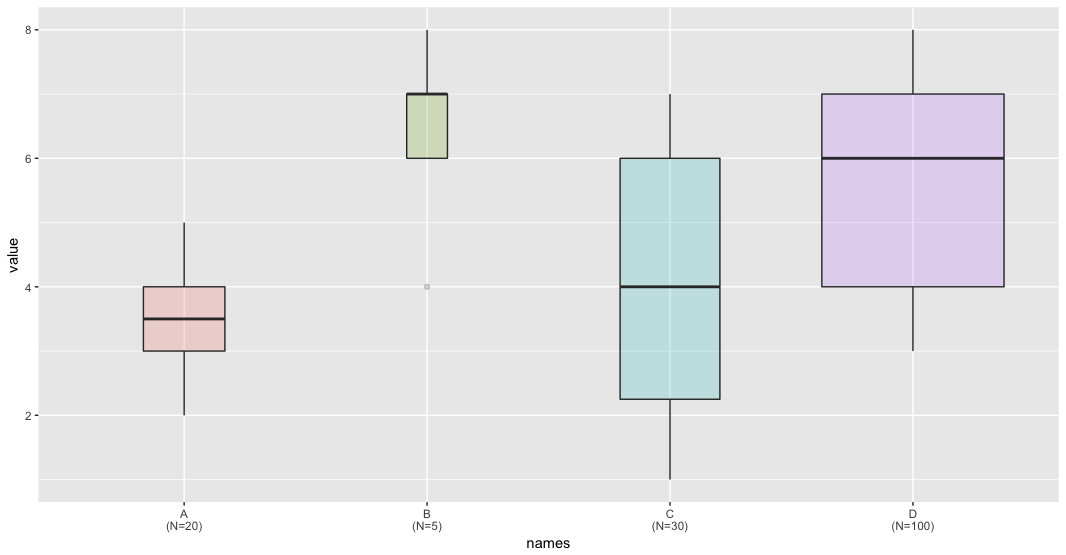

Write R code to recreate this figure.
# library
library(ggplot2)

# create data
names = c(rep("A", 20) , rep("B", 5) , rep("C", 30), rep("D", 100))
value = c( sample(2:5, 20 , replace = T) , sample(4:10, 5 , replace = T), sample(1:7, 30 , replace = T), 
           sample(3:8, 100 , replace = T) )
data = data.frame(names,value)

# prepare a special xlab with the number of obs for each group
my_xlab <- paste(levels(data$names),"\n(N=",table(data$names), ")",sep = "")

# plot
ggplot(data, aes(x = names, y = value, fill = names)) +
  geom_boxplot(varwidth = TRUE, alpha = 0.2) +
  theme(legend.position = "none") +
  scale_x_discrete(labels = my_xlab)


# source : https://www.r-graph-gallery.com/266-ggplot2-boxplot-with-variable-width/
